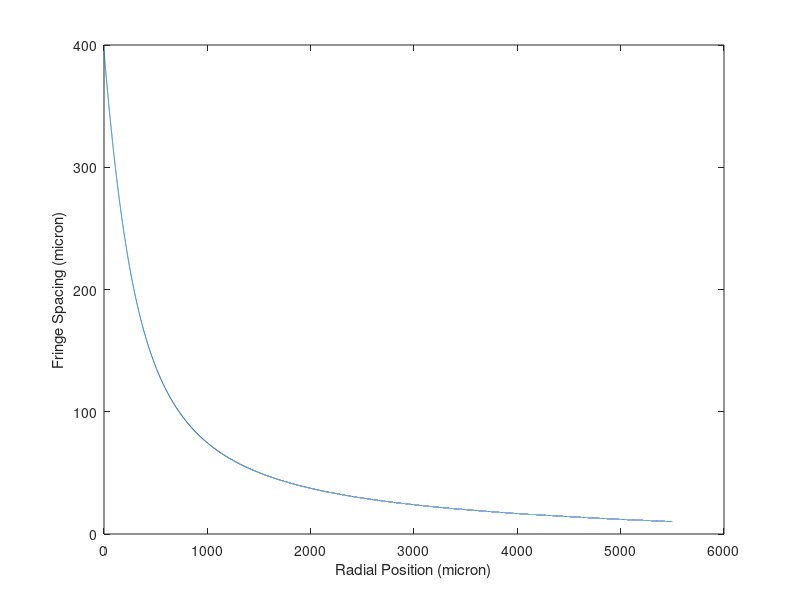

The MATLAB script that drew this image:
clear all
Axial_resolution=10;

r=0:0.1:5500;    %micron
R=7800;      %micron

Cornea_function=(R^2-r.^2).^0.5;

Height=max(Cornea_function)-min(Cornea_function);

for j=1:length(r)
    if isempty(find(Cornea_function<(Cornea_function(j)-Axial_resolution),1,'first'))
        Lateral_resolution(j)=Lateral_resolution(j-1);
    else
        Lateral_resolution(j)=r(find(Cornea_function<(Cornea_function(j)-Axial_resolution),1,'first'))-r(j);
    end
end
Cornea_function_2=R-Cornea_function;
Cornea_function_2_pre=0;
p=1;
while(isempty(find(Cornea_function_2>(Cornea_function_2_pre+36),1,'first'))==0)
    index_array(p)=find(Cornea_function_2>(Cornea_function_2_pre+36),1,'first');
    Cornea_function_2_pre=Cornea_function_2(index_array(p));
    p=p+1;
end

r_array=r(index_array);
plot(r_array, '.');
xlabel('Number of Frames (#)');
ylabel('Radius of Ring (micron)');

plot(r,Lateral_resolution);
xlabel('Radial Position (micron)');
ylabel('Fringe Spacing (micron)');